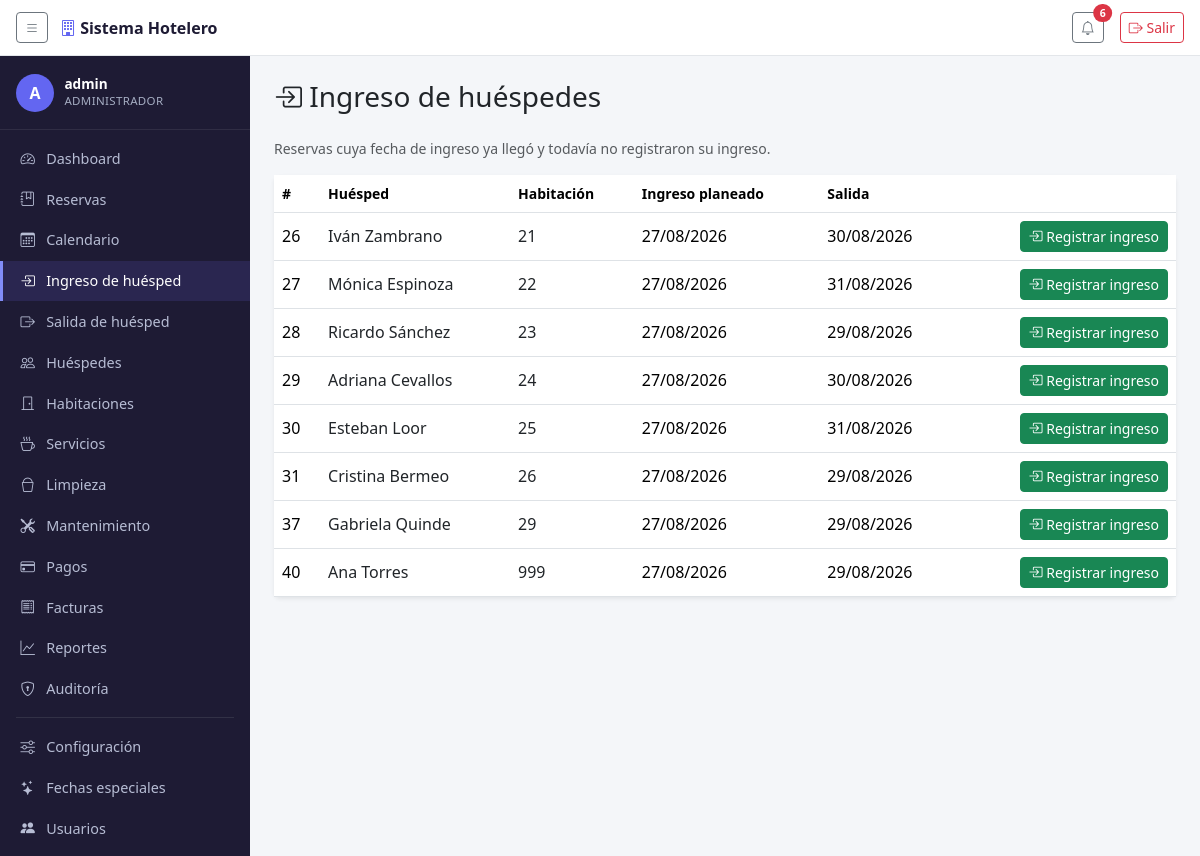
/checkin/ (signed in), run on the app's committed database.
### reservas/models.py (models this page shows, shortened)
class Reserva(models.Model):
    cliente = models.ForeignKey(Cliente, on_delete=models.RESTRICT)
    habitacion = models.ForeignKey(Habitacion, on_delete=models.CASCADE)
    fecha_ingreso = models.DateField()
    fecha_salida = models.DateField()
    creada_en = models.DateTimeField(auto_now_add=True, null=True)
    check_in_at = models.DateTimeField(null=True, blank=True)
    check_out_at = models.DateTimeField(null=True, blank=True)
    cancelada_en = models.DateTimeField(null=True, blank=True)
    motivo_cancelacion = models.TextField(blank=True)
    class Meta:
        ordering = ['-fecha_ingreso']
        constraints = [
            models.CheckConstraint(
                check=Q(fecha_salida__gt=models.F('fecha_ingreso')),
                name='reserva_fecha_salida_posterior_a_ingreso',
            ),
        ]
    def duracion(self):
        return (self.fecha_salida - self.fecha_ingreso).days
    def temporada_especial(self):
        return FechaEspecial.objects.filter(
            activo=True, fecha_inicio__lte=self.fecha_salida, fecha_fin__gte=self.fecha_ingreso,
        ).order_by('-fecha_inicio').first()
    def costo(self):
        base = self.habitacion.precio * self.duracion()
        temporada = self.temporada_especial()
        if temporada and temporada.porcentaje_ajuste:
            factor = Decimal('1') + (temporada.porcentaje_ajuste / Decimal('100'))
            base = (base * factor).quantize(Decimal('0.01'))
        return base
    def total_consumos(self):
        return self.consumos.aggregate(t=Sum('subtotal'))['t'] or 0
    def total_con_iva(self):
        return self.costo() + self.total_consumos()
    def total_pagado(self):
        return self.pagos.aggregate(t=Sum('monto'))['t'] or 0
    def saldo_pendiente(self):
        total = self.factura.total if hasattr(self, 'factura') else self.total_con_iva()
        return total - self.total_pagado()

class Cliente(models.Model):
    cedula = models.CharField(
        max_length=13, primary_key=True, verbose_name='N.º de documento',
        help_text='Cédula (10 dígitos) o RUC (13 dígitos) según el tipo elegido abajo.',
    )
    tipo_documento = models.CharField(max_length=20, choices=TIPOS_DOCUMENTO, default='Cedula')
    nombre = models.CharField(max_length=50)
    apellido = models.CharField(max_length=50)
    telefono = models.CharField(
        max_length=10, validators=[validar_telefono_ecuador],
        help_text='10 dígitos, empieza con 0 (ej. 0991234567).',
    )
    correo = models.EmailField()
    direccion = models.CharField(max_length=100, null=True, blank=True)
    nacionalidad = models.CharField(max_length=50, null=True, blank=True)
    observaciones = models.TextField(null=True, blank=True)
    class Meta:
        ordering = ['apellido', 'nombre']
    def nombre_completo(self):
        return f'{self.nombre} {self.apellido}'

class Habitacion(models.Model):
    codigo = models.CharField(max_length=100, primary_key=True)
    numero = models.CharField(max_length=10, unique=True)
    tipo = models.ForeignKey(TipoHabitacion, on_delete=models.PROTECT, related_name='habitaciones')
    precio = models.DecimalField(
        max_digits=10, decimal_places=2,
        help_text=(
            'Precio por noche que paga el huésped, IVA incluido (sección 31). '
            'Si se deja en blanco se usa el del tipo.'
        ),
    )
    estado = models.CharField(max_length=20, choices=ESTADOS_HABITACION, default='Disponible')
    piso = models.CharField(max_length=10, null=True, blank=True)
    descripcion = models.TextField(null=True, blank=True)
    caracteristicas = models.TextField(
        null=True, blank=True,
        help_text='Ej: vista al mar, balcón, aire acondicionado (texto libre por ahora).',
    )
    imagen = models.ImageField(upload_to='habitaciones/', null=True, blank=True)
    class Meta:
        ordering = ['numero']

### reservas/views.py (the view)
# urls.py: path('checkin/', views.checkin_lista, name='checkin_lista'),
@permission_required('reservas.change_reserva', raise_exception=True)
def checkin_lista(request):
    hoy = timezone.localdate()
    pendientes = Reserva.objects.select_related('cliente', 'habitacion').filter(
        fecha_ingreso__lte=hoy, check_in_at__isnull=True, check_out_at__isnull=True,
        cancelada_en__isnull=True,
    ).order_by('fecha_ingreso')
    return render(request, 'reservas/checkin_lista.html', {
        'seccion': 'checkin', 'reservas': pendientes,
    })

### reservas/context_processors.py (called while the page is built)
def tema_temporada(request):
    if not request.user.is_authenticated:
        return {}
    hoy = timezone.localdate()
    especial = FechaEspecial.objects.filter(
        activo=True, fecha_inicio__lte=hoy, fecha_fin__gte=hoy,
    ).exclude(tema='ninguno').order_by('-fecha_inicio').first()
    if not especial:
        return {'tema_temporada': None}
    estilos = _ESTILOS_TEMA.get(especial.tema)
    if not estilos:
        return {'tema_temporada': None}
    return {'tema_temporada': {**estilos, 'fecha_especial': especial}}

### reservas/templates/reservas/checkin_lista.html (shortened to what this page needs)
{% extends "base.html" %}
{% block content %}
<h1 class="h3 mb-4"><i class="bi bi-box-arrow-in-right"></i> Ingreso de huéspedes</h1>
<p class="text-muted small mb-3">Reservas cuya fecha de ingreso ya llegó y todavía no registraron su ingreso.</p>
<div class="card border-0 shadow-sm">
  <div class="table-responsive">
    <table class="table align-middle mb-0">
      <thead>
        <tr class="text-muted small">
          <th>#</th>
          <th>Huésped</th>
          <th>Habitación</th>
          <th>Ingreso planeado</th>
          <th>Salida</th>
          <th></th>
        </tr>
      </thead>
      <tbody>
        {% for r in reservas %}
        <tr>
          <td>{{ r.id }}</td>
          <td><a href="{% url 'huesped_detalle' r.cliente.cedula %}">{{ r.cliente.nombre_completo }}</a></td>
          <td><a href="{% url 'habitacion_detalle' r.habitacion.codigo %}">{{ r.habitacion.numero }}</a></td>
          <td>{{ r.fecha_ingreso|date:"d/m/Y" }}</td>
          <td>{{ r.fecha_salida|date:"d/m/Y" }}</td>
          <td class="text-end">
            <form method="post" action="{% url 'checkin_confirmar' r.id %}">
              <button type="submit" class="btn btn-sm btn-success">
                <i class="bi bi-box-arrow-in-right"></i> Registrar ingreso
              </button>
            </form>
          </td>
        </tr>
        {% empty %}
        <tr><td colspan="6" class="text-center text-muted py-4">No hay ingresos pendientes.</td></tr>
        {% endfor %}
      </tbody>
    </table>
  </div>
</div>
{% endblock %}

### reservas/templates/base.html (shortened to what this page needs)
{% load static %}
<!DOCTYPE html>
<html lang="es">
<head>
<link href="https://cdn.jsdelivr.net/npm/bootstrap@5.3.3/dist/css/bootstrap.min.css" rel="stylesheet">
<link href="https://cdn.jsdelivr.net/npm/bootstrap-icons@1.11.3/font/bootstrap-icons.css" rel="stylesheet">
</head>
<body>
<header class="topbar">
  <button class="btn btn-sm btn-outline-secondary" id="toggle-sidebar" type="button" aria-label="Mostrar/ocultar menú">
    <i class="bi bi-list"></i>
  </button>
  <span class="brand"><i class="bi bi-building"></i> Sistema Hotelero</span>
  <div class="ms-auto d-flex align-items-center gap-3">
    {% if request.user.is_authenticated %}
    <div class="dropdown">
      <button class="btn btn-sm btn-outline-secondary position-relative" type="button" data-bs-toggle="dropdown" aria-expanded="false">
        <i class="bi bi-bell"></i>
        {% if notificaciones_count %}
        <span class="position-absolute top-0 start-100 translate-middle badge rounded-pill bg-danger">
          {{ notificaciones_count }}
        </span>
        {% endif %}
      </button>
    </div>
    {% endif %}
    <form method="post" action="{% url 'logout' %}" class="m-0">
      <button type="submit" class="btn btn-sm btn-outline-danger">
        <i class="bi bi-box-arrow-right"></i> Salir
      </button>
    </form>
  </div>
</header>
<nav class="sidebar" id="sidebar">
  {% if request.user.is_authenticated %}
  <div class="sidebar-usuario">
    <div class="avatar">{{ request.user.get_username|slice:":1"|upper }}</div>
    <div>
      <div class="nombre">{{ request.user.get_username }}</div>
      <div class="rol">
        {% if request.user.is_superuser %}Administrador{% else %}{{ request.user.groups.first.name|default:"Usuario" }}{% endif %}
      </div>
    </div>
  </div>
  {% endif %}
  <ul class="nav flex-column py-2">
    <li class="nav-item">
      <a class="nav-link {% if seccion == 'dashboard' %}active{% endif %}" href="{% url 'dashboard' %}">
        <i class="bi bi-speedometer2"></i> Dashboard
      </a>
    </li>
    {% if perms.reservas.view_reserva %}
    <li class="nav-item">
      <a class="nav-link {% if seccion == 'reservas' %}active{% endif %}" href="{% url 'reservas_lista' %}">
        <i class="bi bi-journal-bookmark"></i> Reservas
      </a>
    </li>
    <li class="nav-item">
      <a class="nav-link {% if seccion == 'calendario' %}active{% endif %}" href="{% url 'calendario' %}">
        <i class="bi bi-calendar3"></i> Calendario
      </a>
    </li>
    {% endif %}
    {% if perms.reservas.change_reserva %}
    <li class="nav-item">
      <a class="nav-link {% if seccion == 'checkin' %}active{% endif %}" href="{% url 'checkin_lista' %}">
        <i class="bi bi-box-arrow-in-right"></i> Ingreso de huésped
      </a>
    </li>
    <li class="nav-item">
      <a class="nav-link {% if seccion == 'checkout' %}active{% endif %}" href="{% url 'checkout_lista' %}">
        <i class="bi bi-box-arrow-right"></i> Salida de huésped
      </a>
    </li>
    {% endif %}
    {% if perms.reservas.view_cliente %}
    <li class="nav-item">
      <a class="nav-link {% if seccion == 'huespedes' %}active{% endif %}" href="{% url 'huespedes_lista' %}">
        <i class="bi bi-people"></i> Huéspedes
      </a>
    </li>
    {% endif %}
    {% if perms.reservas.view_habitacion %}
    <li class="nav-item">
      <a class="nav-link {% if seccion == 'habitaciones' %}active{% endif %}" href="{% url 'habitaciones_grid' %}">
        <i class="bi bi-door-closed"></i> Habitaciones
      </a>
    </li>
    {% endif %}
    {% if perms.reservas.view_servicio %}
    <li class="nav-item">
      <a class="nav-link" href="/admin/reservas/servicio/">
        <i class="bi bi-cup-hot"></i> Servicios
      </a>
    </li>
    {% endif %}
    {% if perms.reservas.view_tarealimpieza %}
    <li class="nav-item">
      <a class="nav-link {% if seccion == 'limpieza' %}active{% endif %}" href="{% url 'limpieza_lista' %}">
        <i class="bi bi-bucket"></i> Limpieza
      </a>
    </li>
    {% endif %}
    {% if perms.reservas.view_incidencia %}
    <li class="nav-item">
      <a class="nav-link {% if seccion == 'mantenimiento' %}active{% endif %}" href="{% url 'mantenimiento_lista' %}">
        <i class="bi bi-tools"></i> Mantenimiento
      </a>
    </li>
    {% endif %}
    {% if perms.reservas.view_pago %}
    <li class="nav-item">
      <a class="nav-link {% if seccion == 'pagos' %}active{% endif %}" href="{% url 'pagos_lista' %}">
        <i class="bi bi-credit-card"></i> Pagos
      </a>
    </li>
    {% endif %}
    {% if perms.reservas.view_factura %}
    <li class="nav-item">
      <a class="nav-link {% if seccion == 'facturas' %}active{% endif %}" href="{% url 'facturas_lista' %}">
        <i class="bi bi-receipt"></i> Facturas
      </a>
    </li>
    {% endif %}
    <li class="nav-item">
      <a class="nav-link {% if seccion == 'reportes' %}active{% endif %}" href="{% url 'reportes_lista' %}">
        <i class="bi bi-graph-up"></i> Reportes
      </a>
    </li>
    {% if perms.reservas.view_auditlog %}
    <li class="nav-item">
      <a class="nav-link {% if seccion == 'auditoria' %}active{% endif %}" href="{% url 'auditoria_lista' %}">
        <i class="bi bi-shield-lock"></i> Auditoría
      </a>
    </li>
    {% endif %}
    <li><hr class="text-secondary my-2 mx-3"></li>
    {% if perms.reservas.view_configuracionhotel %}
    <li class="nav-item">
      <a class="nav-link {% if seccion == 'configuracion' %}active{% endif %}" href="{% url 'configuracion' %}">
        <i class="bi bi-sliders"></i> Configuración
      </a>
    </li>
    {% endif %}
    {% if perms.reservas.view_fechaespecial %}
    <li class="nav-item">
      <a class="nav-link {% if seccion == 'fechas_especiales' %}active{% endif %}" href="{% url 'fechas_especiales_lista' %}">
        <i class="bi bi-stars"></i> Fechas especiales
      </a>
    </li>
    {% endif %}
    {% if request.user.is_superuser %}
    <li class="nav-item">
      <a class="nav-link {% if seccion == 'usuarios' %}active{% endif %}" href="{% url 'usuarios_lista' %}">
        <i class="bi bi-people-fill"></i> Usuarios
      </a>
    </li>
    {% endif %}
    <li><hr class="text-secondary my-2 mx-3"></li>
  </ul>
</nav>
<main class="contenido" id="contenido">
  {% block content %}{% endblock %}
</main>
</body>
</html>

### reservas/templates/base.html (style rules this page uses)
:root { --sidebar-width: 250px; --acento: #6366f1; --acento-oscuro: #4f46e5; --acento-claro: #818cf8; --sidebar-bg: #1e1b34; --sidebar-bg-hover: #2a2650; }
body { background: #f4f6f9; min-height: 100vh; }
.contenido a:not(.btn):not(.dropdown-item):not(.badge) { color: #212529; text-decoration: none; }
.topbar { height: 56px; background: #fff; border-bottom: 1px solid #e3e6ea; position: fixed; top: 0; left: 0; right: 0; z-index: 1030; display: flex; align-items: center; padding: 0 1rem; gap: .75rem; }
.topbar .brand { font-weight: 600; color: #1e1b34; }
.topbar .brand i { color: var(--acento); }
.sidebar { position: fixed; top: 56px; bottom: 0; left: 0; width: var(--sidebar-width); background: var(--sidebar-bg); overflow-y: auto; transition: transform .2s ease-in-out; z-index: 1020; }
.sidebar-usuario { padding: 1.1rem 1rem; display: flex; align-items: center; gap: .65rem; border-bottom: 1px solid rgba(255,255,255,.08); }
.sidebar-usuario .avatar { width: 38px; height: 38px; border-radius: 50%; background: var(--acento); color: #fff; display: flex; align-items: center; justify-content: center; font-weight: 700; flex-shrink: 0; }
.sidebar-usuario .nombre { color: #fff; font-size: .85rem; font-weight: 600; line-height: 1.2; }
.sidebar-usuario .rol { color: #a5adc2; font-size: .72rem; text-transform: uppercase; letter-spacing: .03em; }
.sidebar .nav-link { color: #b7bdd4; padding: .6rem 1rem; display: flex; align-items: center; gap: .6rem; border-left: 3px solid transparent; font-size: .9rem; }
.sidebar .nav-link i { width: 1.1rem; text-align: center; }
.sidebar .nav-link.active, .sidebar .nav-link:hover:not(.disabled) { background: var(--sidebar-bg-hover); color: #fff; border-left-color: var(--acento-claro); }
.contenido { margin-left: var(--sidebar-width); margin-top: 56px; padding: 1.5rem; transition: margin-left .2s ease-in-out; }

### data on the page
Reserva: id "26", cliente.nombre_completo "Iván Zambrano", habitacion.numero "21", fecha_ingreso "27/08/2026", fecha_salida "30/08/2026"
Reserva: id "27", cliente.nombre_completo "Mónica Espinoza", habitacion.numero "22", fecha_ingreso "27/08/2026", fecha_salida "31/08/2026"
Reserva: id "28", cliente.nombre_completo "Ricardo Sánchez", habitacion.numero "23", fecha_ingreso "27/08/2026", fecha_salida "29/08/2026"
Reserva: id "29", cliente.nombre_completo "Adriana Cevallos", habitacion.numero "24", fecha_ingreso "27/08/2026", fecha_salida "30/08/2026"
Reserva: id "30", cliente.nombre_completo "Esteban Loor", habitacion.numero "25", fecha_ingreso "27/08/2026", fecha_salida "31/08/2026"
Reserva: id "31", cliente.nombre_completo "Cristina Bermeo", habitacion.numero "26", fecha_ingreso "27/08/2026", fecha_salida "29/08/2026"
Reserva: id "37", cliente.nombre_completo "Gabriela Quinde", habitacion.numero "29", fecha_ingreso "27/08/2026", fecha_salida "29/08/2026"
Reserva: id "40", cliente.nombre_completo "Ana Torres", habitacion.numero "999", fecha_ingreso "27/08/2026", fecha_salida "29/08/2026"

### other printed values
{{ notificaciones_count }} "6"
{{ request.user.get_username|slice:":1"|upper }} "A"
{{ request.user.get_username }} "admin"
